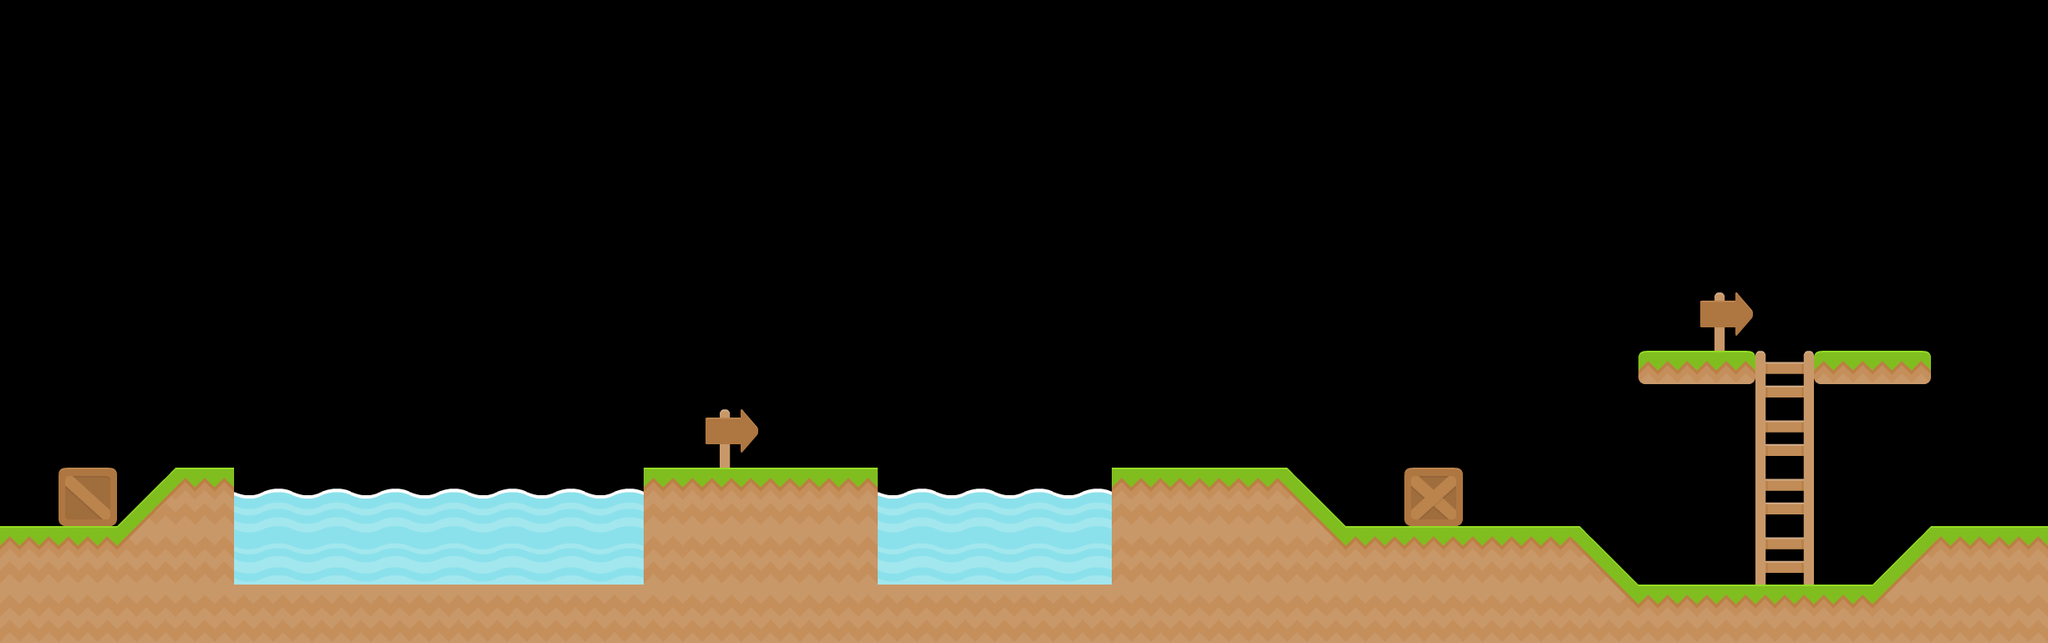

The image is a tile-based game level rendered from a .tmx file. Its description and complete source (layers, tilesets, objects, tile grids) follow:
An orthogonal 35x11 tile map with 70x70 px tiles, 4 tile layers (Colliders, Ladders, Water, Decorations).

<map version="1.5" tiledversion="1.6.0" orientation="orthogonal" renderorder="right-down" width="35" height="11" tilewidth="70" tileheight="70" infinite="0" nextlayerid="6" nextobjectid="1">
 <tileset firstgid="1" name="tiles" tilewidth="70" tileheight="70" spacing="4" margin="1" tilecount="156" columns="12">
  <image source="../../../images/spritesheets/tiles.png" trans="ff00ff" width="886" height="960" />
 </tileset>
 <layer id="1" name="Colliders" width="35" height="11">
  <data encoding="csv">
0,0,0,0,0,0,0,0,0,0,0,0,0,0,0,0,0,0,0,0,0,0,0,0,0,0,0,0,0,0,0,0,0,0,0,
0,0,0,0,0,0,0,0,0,0,0,0,0,0,0,0,0,0,0,0,0,0,0,0,0,0,0,0,0,0,0,0,0,0,0,
0,0,0,0,0,0,0,0,0,0,0,0,0,0,0,0,0,0,0,0,0,0,0,0,0,0,0,0,0,0,0,0,0,0,0,
0,0,0,0,0,0,0,0,0,0,0,0,0,0,0,0,0,0,0,0,0,0,0,0,0,0,0,0,0,0,0,0,0,0,0,
0,0,0,0,0,0,0,0,0,0,0,0,0,0,0,0,0,0,0,0,0,0,0,0,0,0,0,0,0,0,0,0,0,0,0,
0,0,0,0,0,0,0,0,0,0,0,0,0,0,0,0,0,0,0,0,0,0,0,0,0,0,0,0,0,0,0,0,0,0,0,
0,0,0,0,0,0,0,0,0,0,0,0,0,0,0,0,0,0,0,0,0,0,0,0,0,0,0,0,69,45,0,69,45,0,0,
0,0,0,0,0,0,0,0,0,0,0,0,0,0,0,0,0,0,0,0,0,0,0,0,0,0,0,0,0,0,0,0,0,0,0,
0,145,33,104,0,0,0,0,0,0,0,104,104,104,104,0,0,0,0,104,104,104,9,0,133,0,0,0,0,0,0,0,0,0,0,
104,104,21,153,0,0,0,0,0,0,0,153,153,153,153,0,0,0,0,153,153,153,152,104,104,104,104,9,0,0,0,0,33,104,104,
153,153,153,153,153,153,153,153,153,153,153,153,153,153,153,153,153,153,153,153,153,153,153,153,153,153,153,152,104,104,104,104,21,153,153
</data>
 </layer>
 <layer id="4" name="Ladders" width="35" height="11">
  <data encoding="csv">
0,0,0,0,0,0,0,0,0,0,0,0,0,0,0,0,0,0,0,0,0,0,0,0,0,0,0,0,0,0,0,0,0,0,0,
0,0,0,0,0,0,0,0,0,0,0,0,0,0,0,0,0,0,0,0,0,0,0,0,0,0,0,0,0,0,0,0,0,0,0,
0,0,0,0,0,0,0,0,0,0,0,0,0,0,0,0,0,0,0,0,0,0,0,0,0,0,0,0,0,0,0,0,0,0,0,
0,0,0,0,0,0,0,0,0,0,0,0,0,0,0,0,0,0,0,0,0,0,0,0,0,0,0,0,0,0,0,0,0,0,0,
0,0,0,0,0,0,0,0,0,0,0,0,0,0,0,0,0,0,0,0,0,0,0,0,0,0,0,0,0,0,0,0,0,0,0,
0,0,0,0,0,0,0,0,0,0,0,0,0,0,0,0,0,0,0,0,0,0,0,0,0,0,0,0,0,0,0,0,0,0,0,
0,0,0,0,0,0,0,0,0,0,0,0,0,0,0,0,0,0,0,0,0,0,0,0,0,0,0,0,0,0,20,0,0,0,0,
0,0,0,0,0,0,0,0,0,0,0,0,0,0,0,0,0,0,0,0,0,0,0,0,0,0,0,0,0,0,32,0,0,0,0,
0,0,0,0,0,0,0,0,0,0,0,0,0,0,0,0,0,0,0,0,0,0,0,0,0,0,0,0,0,0,32,0,0,0,0,
0,0,0,0,0,0,0,0,0,0,0,0,0,0,0,0,0,0,0,0,0,0,0,0,0,0,0,0,0,0,32,0,0,0,0,
0,0,0,0,0,0,0,0,0,0,0,0,0,0,0,0,0,0,0,0,0,0,0,0,0,0,0,0,0,0,0,0,0,0,0
</data>
 </layer>
 <layer id="2" name="Water" width="35" height="11">
  <data encoding="csv">
0,0,0,0,0,0,0,0,0,0,0,0,0,0,0,0,0,0,0,0,0,0,0,0,0,0,0,0,0,0,0,0,0,0,0,
0,0,0,0,0,0,0,0,0,0,0,0,0,0,0,0,0,0,0,0,0,0,0,0,0,0,0,0,0,0,0,0,0,0,0,
0,0,0,0,0,0,0,0,0,0,0,0,0,0,0,0,0,0,0,0,0,0,0,0,0,0,0,0,0,0,0,0,0,0,0,
0,0,0,0,0,0,0,0,0,0,0,0,0,0,0,0,0,0,0,0,0,0,0,0,0,0,0,0,0,0,0,0,0,0,0,
0,0,0,0,0,0,0,0,0,0,0,0,0,0,0,0,0,0,0,0,0,0,0,0,0,0,0,0,0,0,0,0,0,0,0,
0,0,0,0,0,0,0,0,0,0,0,0,0,0,0,0,0,0,0,0,0,0,0,0,0,0,0,0,0,0,0,0,0,0,0,
0,0,0,0,0,0,0,0,0,0,0,0,0,0,0,0,0,0,0,0,0,0,0,0,0,0,0,0,0,0,0,0,0,0,0,
0,0,0,0,0,0,0,0,0,0,0,0,0,0,0,0,0,0,0,0,0,0,0,0,0,0,0,0,0,0,0,0,0,0,0,
0,0,0,0,103,103,103,103,103,103,103,0,0,0,0,103,103,103,103,0,0,0,0,0,0,0,0,0,0,0,0,0,0,0,0,
0,0,0,0,44,44,44,44,44,44,44,0,0,0,0,44,44,44,44,0,0,0,0,0,0,0,0,0,0,0,0,0,0,0,0,
0,0,0,0,0,0,0,0,0,0,0,0,0,0,0,0,0,0,0,0,0,0,0,0,0,0,0,0,0,0,0,0,0,0,0
</data>
 </layer>
 <layer id="5" name="Decorations" width="35" height="11">
  <data encoding="csv">
0,0,0,0,0,0,0,0,0,0,0,0,0,0,0,0,0,0,0,0,0,0,0,0,0,0,0,0,0,0,0,0,0,0,0,
0,0,0,0,0,0,0,0,0,0,0,0,0,0,0,0,0,0,0,0,0,0,0,0,0,0,0,0,0,0,0,0,0,0,0,
0,0,0,0,0,0,0,0,0,0,0,0,0,0,0,0,0,0,0,0,0,0,0,0,0,0,0,0,0,0,0,0,0,0,0,
0,0,0,0,0,0,0,0,0,0,0,0,0,0,0,0,0,0,0,0,0,0,0,0,0,0,0,0,0,0,0,0,0,0,0,
0,0,0,0,0,0,0,0,0,0,0,0,0,0,0,0,0,0,0,0,0,0,0,0,0,0,0,0,0,0,0,0,0,0,0,
0,0,0,0,0,0,0,0,0,0,0,0,0,0,0,0,0,0,0,0,0,0,0,0,0,0,0,0,0,41,0,0,0,0,0,
0,0,0,0,0,0,0,0,0,0,0,0,0,0,0,0,0,0,0,0,0,0,0,0,0,0,0,0,0,0,0,0,0,0,0,
0,0,0,0,0,0,0,0,0,0,0,0,41,0,0,0,0,0,0,0,0,0,0,0,0,0,0,0,0,0,0,0,0,0,0,
0,0,0,0,0,0,0,0,0,0,0,0,0,0,0,0,0,0,0,0,0,0,0,0,0,0,0,0,0,0,0,0,0,0,0,
0,0,0,0,0,0,0,0,0,0,0,0,0,0,0,0,0,0,0,0,0,0,0,0,0,0,0,0,0,0,0,0,0,0,0,
0,0,0,0,0,0,0,0,0,0,0,0,0,0,0,0,0,0,0,0,0,0,0,0,0,0,0,0,0,0,0,0,0,0,0
</data>
 </layer>
</map>
